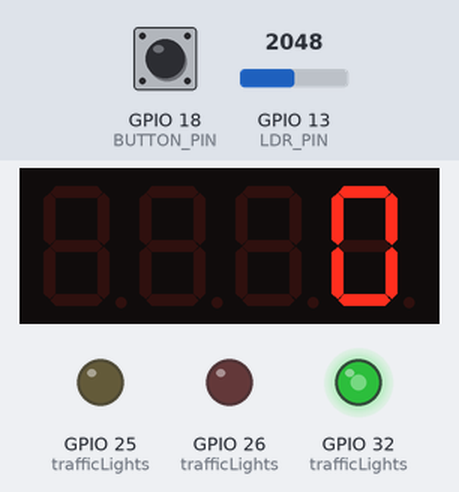
A program run on a simulated ESP32. Parts: 4-digit seven-segment display, output pins drawn as LEDs (lit = HIGH). Inputs (shaded band) come from the test bench; at power-on: GPIO 13 (LDR_PIN) = 2048, GPIO 18 (BUTTON_PIN) HIGH. What the program prints to the serial monitor is not drawn.

Above: at 0.3 s.
1.7 s: GPIO 13 (LDR_PIN) set to 2866
At 2.5 s:
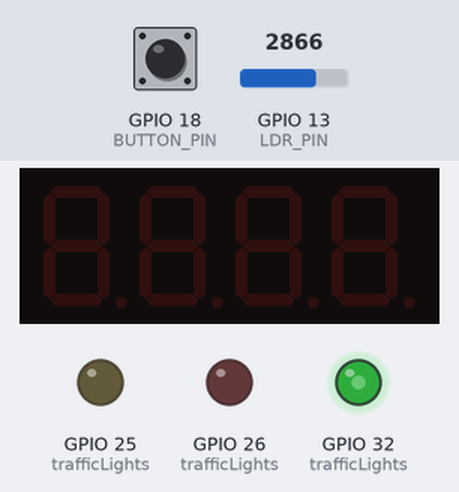
4.7 s: GPIO 18 (BUTTON_PIN) pulled LOW for 0.25 s
At 5.7 s:
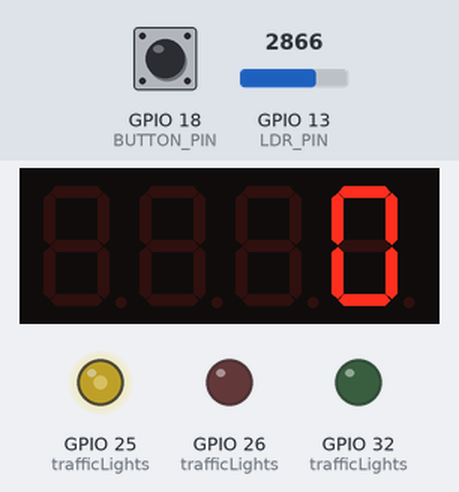
7.9 s: GPIO 13 (LDR_PIN) set to 2047
At 8.8 s:
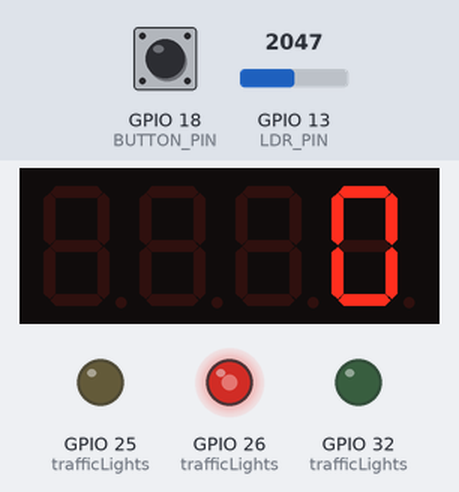
10.9 s: GPIO 18 (BUTTON_PIN) pulled LOW for 1 s
At 14.2 s:
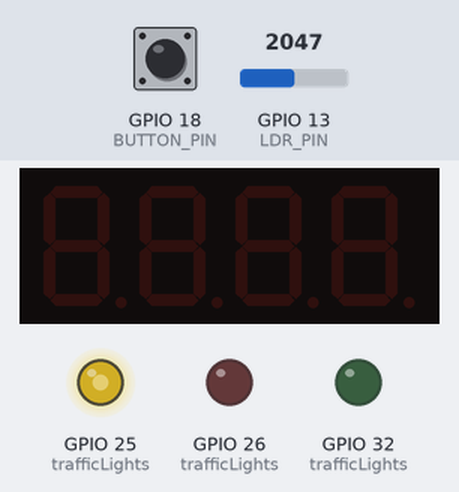
14.9 s: GPIO 13 (LDR_PIN) set to 0
At 18.7 s:
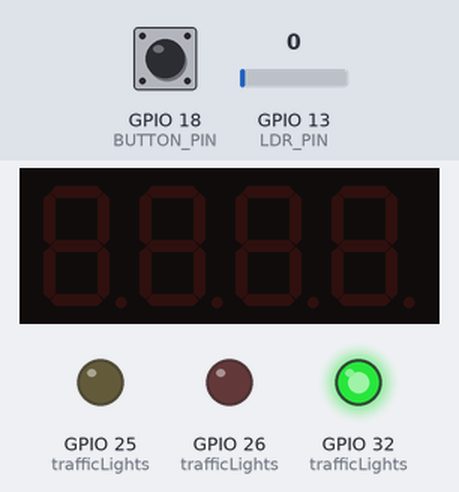
Timing chart, 0 to 18.9 s (numbered marks = the images above; inputs shaded):
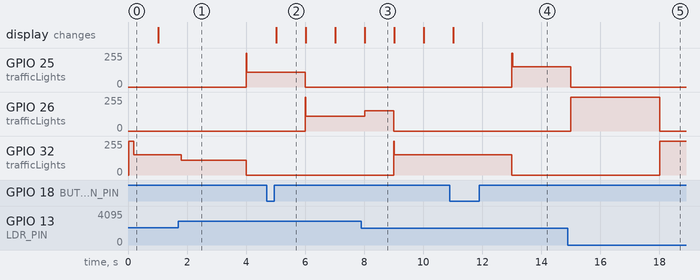

The program:

main.cpp
```cpp
#include <Arduino.h>
#include <TM1637Display.h>


#define GREEN_LED 32
#define YELLOW_LED 25
#define RED_LED 26


#define BUTTON_PIN 18


#define LDR_PIN 13


#define TM1637_CLK 4
#define TM1637_DIO 16

// Khởi tạo màn hình TM1637
TM1637Display display(TM1637_CLK, TM1637_DIO);


int trafficLights[] = {GREEN_LED, YELLOW_LED, RED_LED};
int lightDurations[] = {3, 1, 2};


unsigned long lastUpdateTime = 0;
unsigned long lastButtonPress = 0;
unsigned long lastLDRRead = 0;
int countdown = 0;
int currentLightIndex = 0;
int lastDisplayedCountdown = -1;
int lastBrightness = -1;


bool isDisplayOn = false;


void IRAM_ATTR toggleDisplay() {
  unsigned long currentTime = millis();
  if (currentTime - lastButtonPress > 300) {
    isDisplayOn = !isDisplayOn;
    lastButtonPress = currentTime;


    Serial.print("Đồng hồ đếm giây: ");
    Serial.println(isDisplayOn ? "BẬT" : "TẮT");
  }
}

void setup() {
  // Cấu hình các đèn LED làm OUTPUT và PWM
  for (int i = 0; i < 3; i++) {
    pinMode(trafficLights[i], OUTPUT);
    digitalWrite(trafficLights[i], LOW);
    ledcSetup(i, 5000, 8);
    ledcAttachPin(trafficLights[i], i);
  }


  pinMode(BUTTON_PIN, INPUT_PULLUP);
  attachInterrupt(digitalPinToInterrupt(BUTTON_PIN), toggleDisplay, FALLING);


  pinMode(LDR_PIN, INPUT);


  Serial.begin(115200);


  display.setBrightness(7);
  display.showNumberDec(0, false);


  ledcWrite(currentLightIndex, 255);
  countdown = lightDurations[currentLightIndex];
}

void loop() {
  unsigned long currentTime = millis();


  if (currentTime - lastUpdateTime >= 1000) {
    lastUpdateTime = currentTime;

    if (countdown == 0) {

      for (int i = 0; i < 3; i++) {
        ledcWrite(i, 0);
      }


      currentLightIndex = (currentLightIndex + 1) % 3;
      countdown = lightDurations[currentLightIndex];


      ledcWrite(currentLightIndex, 255);
    } else {
      countdown--;
    }

    // Chỉ cập nhật màn hình TM1637 nếu giá trị thay đổi
    if (isDisplayOn && countdown != lastDisplayedCountdown) {
      display.showNumberDec(countdown, false);
      lastDisplayedCountdown = countdown;
    } else if (!isDisplayOn) {
      display.clear();
    }


    Serial.print("Đèn còn: ");
    Serial.print(countdown);
    Serial.println(" giây");
  }

  // Đọc giá trị cảm biến ánh sáng mỗi 200ms (tránh làm chậm loop)
  if (currentTime - lastLDRRead >= 200) {
    lastLDRRead = currentTime;

    int ldrValue = analogRead(LDR_PIN);

    //  Đảo ngược độ sáng (Lúc sáng -> Đèn mờ, Lúc tối -> Đèn sáng)
    int ledBrightness = map(ldrValue, 0, 4095, 255, 50);

    // Chỉ cập nhật độ sáng nếu giá trị thay đổi để tránh spam Serial
    if (ledBrightness != lastBrightness) {
      Serial.print("Ánh sáng môi trường: ");
      Serial.print(ldrValue);
      Serial.print(" | Độ sáng LED: ");
      Serial.println(ledBrightness);
      lastBrightness = ledBrightness;
    }

    // Điều chỉnh độ sáng của LED theo ánh sáng môi trường
    ledcWrite(currentLightIndex, ledBrightness);
  }
}
```

Measured:
- after the input at 1.7 s, GPIO 32 (trafficLights): 152/255 → 112/255 after 0.10 s, → 0/255 2.2 s later
- after the input at 4.7 s, the display: changes after 0.32 s (image 2)
- after the input at 7.9 s, GPIO 26 (trafficLights): 112/255 → 152/255 after 0.12 s, → 0/255 0.98 s later
- after the input at 14.9 s, GPIO 32 (trafficLights): goes on until 18.0 s, then stays 255/255
- what the display in image 2 shows lasts 1.0 s, from 5.0 s to 6.0 s
